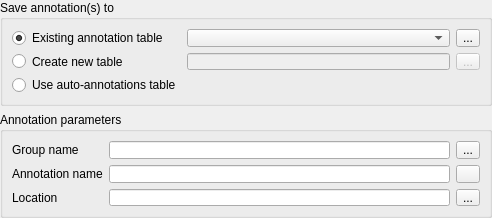
<?xml version="1.0" encoding="UTF-8"?>
<ui version="4.0">
 <class>CreateAnnotationWidget</class>
 <widget class="QWidget" name="CreateAnnotationWidget">
  <property name="geometry">
   <rect>
    <x>0</x>
    <y>0</y>
    <width>492</width>
    <height>218</height>
   </rect>
  </property>
  <property name="sizePolicy">
   <sizepolicy hsizetype="Preferred" vsizetype="Minimum">
    <horstretch>0</horstretch>
    <verstretch>0</verstretch>
   </sizepolicy>
  </property>
  <property name="minimumSize">
   <size>
    <width>400</width>
    <height>58</height>
   </size>
  </property>
  <property name="windowTitle">
   <string>Create annotations</string>
  </property>
  <layout class="QVBoxLayout" name="verticalLayout">
   <property name="margin">
    <number>0</number>
   </property>
   <item>
    <widget class="QGroupBox" name="groupBox">
     <property name="title">
      <string>Save annotation(s) to</string>
     </property>
     <layout class="QGridLayout" name="gridLayout">
      <item row="1" column="0">
       <widget class="QRadioButton" name="existingObjectRB">
        <property name="text">
         <string>Existing annotation table</string>
        </property>
        <property name="checked">
         <bool>true</bool>
        </property>
       </widget>
      </item>
      <item row="1" column="1">
       <widget class="QComboBox" name="existingObjectCombo"/>
      </item>
      <item row="1" column="2">
       <widget class="QToolButton" name="existingObjectButton">
        <property name="text">
         <string>...</string>
        </property>
        <property name="icon">
         <iconset resource="../../../U2Gui.qrc">
          <normaloff>:/core/images/load_selected_documents.png</normaloff>:/core/images/load_selected_documents.png</iconset>
        </property>
       </widget>
      </item>
      <item row="2" column="0">
       <widget class="QRadioButton" name="newFileRB">
        <property name="text">
         <string>Create new table</string>
        </property>
       </widget>
      </item>
      <item row="2" column="1">
       <widget class="QLineEdit" name="newFileEdit">
        <property name="enabled">
         <bool>false</bool>
        </property>
       </widget>
      </item>
      <item row="2" column="2">
       <widget class="QToolButton" name="newFileButton">
        <property name="enabled">
         <bool>false</bool>
        </property>
        <property name="text">
         <string>...</string>
        </property>
       </widget>
      </item>
      <item row="3" column="0">
       <widget class="QRadioButton" name="useAutoAnnotationsRB">
        <property name="text">
         <string>Use auto-annotations table</string>
        </property>
       </widget>
      </item>
     </layout>
    </widget>
   </item>
   <item>
    <widget class="QGroupBox" name="groupBox_2">
     <property name="title">
      <string>Annotation parameters</string>
     </property>
     <layout class="QGridLayout" name="gridLayout_2">
      <item row="0" column="0">
       <widget class="QLabel" name="groupNameLabel">
        <property name="sizePolicy">
         <sizepolicy hsizetype="Maximum" vsizetype="Preferred">
          <horstretch>0</horstretch>
          <verstretch>0</verstretch>
         </sizepolicy>
        </property>
        <property name="text">
         <string>Group name</string>
        </property>
       </widget>
      </item>
      <item row="0" column="1">
       <widget class="QLineEdit" name="groupNameEdit"/>
      </item>
      <item row="0" column="2">
       <widget class="QToolButton" name="groupNameButton">
        <property name="toolTip">
         <string>Predefined group names</string>
        </property>
        <property name="text">
         <string>...</string>
        </property>
        <property name="icon">
         <iconset resource="../../../U2Gui.qrc">
          <normaloff>:/core/images/group_auto.png</normaloff>:/core/images/group_auto.png</iconset>
        </property>
       </widget>
      </item>
      <item row="1" column="0">
       <widget class="QLabel" name="annotationNameLabel">
        <property name="sizePolicy">
         <sizepolicy hsizetype="Minimum" vsizetype="Preferred">
          <horstretch>0</horstretch>
          <verstretch>0</verstretch>
         </sizepolicy>
        </property>
        <property name="text">
         <string>Annotation name</string>
        </property>
       </widget>
      </item>
      <item row="1" column="1">
       <widget class="QLineEdit" name="annotationNameEdit">
        <property name="maxLength">
         <number>100</number>
        </property>
       </widget>
      </item>
      <item row="1" column="2">
       <widget class="QToolButton" name="showNameGroupsButton">
        <property name="toolTip">
         <string>Predefined annotation names</string>
        </property>
        <property name="text">
         <string/>
        </property>
        <property name="icon">
         <iconset resource="../../../U2Gui.qrc">
          <normaloff>:/core/images/predefined_annotation_groups.png</normaloff>:/core/images/predefined_annotation_groups.png</iconset>
        </property>
       </widget>
      </item>
      <item row="2" column="0">
       <widget class="QLabel" name="locationLabel">
        <property name="sizePolicy">
         <sizepolicy hsizetype="Minimum" vsizetype="Preferred">
          <horstretch>0</horstretch>
          <verstretch>0</verstretch>
         </sizepolicy>
        </property>
        <property name="text">
         <string>Location</string>
        </property>
       </widget>
      </item>
      <item row="2" column="1">
       <widget class="QLineEdit" name="locationEdit">
        <property name="toolTip">
         <string>Annotation location in GenBank format</string>
        </property>
       </widget>
      </item>
      <item row="2" column="2">
       <widget class="QToolButton" name="complementButton">
        <property name="toolTip">
         <string>Add/remove complement flag</string>
        </property>
        <property name="text">
         <string>...</string>
        </property>
        <property name="icon">
         <iconset resource="../../../U2Gui.qrc">
          <normaloff>:/core/images/do_complement.png</normaloff>:/core/images/do_complement.png</iconset>
        </property>
       </widget>
      </item>
     </layout>
    </widget>
   </item>
  </layout>
 </widget>
 <tabstops>
  <tabstop>groupNameEdit</tabstop>
  <tabstop>annotationNameEdit</tabstop>
  <tabstop>locationEdit</tabstop>
 </tabstops>
 <resources>
  <include location="../../../U2Gui.qrc"/>
 </resources>
 <connections>
  <connection>
   <sender>newFileRB</sender>
   <signal>toggled(bool)</signal>
   <receiver>newFileEdit</receiver>
   <slot>setEnabled(bool)</slot>
   <hints>
    <hint type="sourcelabel">
     <x>67</x>
     <y>92</y>
    </hint>
    <hint type="destinationlabel">
     <x>392</x>
     <y>92</y>
    </hint>
   </hints>
  </connection>
  <connection>
   <sender>newFileRB</sender>
   <signal>toggled(bool)</signal>
   <receiver>newFileButton</receiver>
   <slot>setEnabled(bool)</slot>
   <hints>
    <hint type="sourcelabel">
     <x>67</x>
     <y>92</y>
    </hint>
    <hint type="destinationlabel">
     <x>681</x>
     <y>92</y>
    </hint>
   </hints>
  </connection>
  <connection>
   <sender>existingObjectRB</sender>
   <signal>toggled(bool)</signal>
   <receiver>existingObjectCombo</receiver>
   <slot>setEnabled(bool)</slot>
   <hints>
    <hint type="sourcelabel">
     <x>67</x>
     <y>54</y>
    </hint>
    <hint type="destinationlabel">
     <x>392</x>
     <y>54</y>
    </hint>
   </hints>
  </connection>
  <connection>
   <sender>existingObjectRB</sender>
   <signal>toggled(bool)</signal>
   <receiver>existingObjectButton</receiver>
   <slot>setEnabled(bool)</slot>
   <hints>
    <hint type="sourcelabel">
     <x>67</x>
     <y>54</y>
    </hint>
    <hint type="destinationlabel">
     <x>681</x>
     <y>54</y>
    </hint>
   </hints>
  </connection>
  <connection>
   <sender>useAutoAnnotationsRB</sender>
   <signal>toggled(bool)</signal>
   <receiver>groupBox_2</receiver>
   <slot>setDisabled(bool)</slot>
   <hints>
    <hint type="sourcelabel">
     <x>89</x>
     <y>85</y>
    </hint>
    <hint type="destinationlabel">
     <x>245</x>
     <y>164</y>
    </hint>
   </hints>
  </connection>
 </connections>
</ui>
